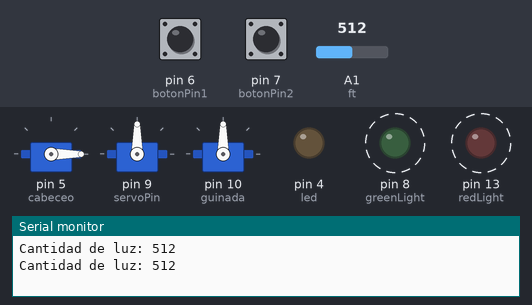
Bench run of a sketch on a simulated Arduino Uno, built with avr-gcc and run on an emulated ATmega328P. Shown: 3 × servo, output pins drawn as LEDs (lit = HIGH), the last lines printed to the serial monitor. Dashed ring = blinking. The inputs (shaded band) are chosen by the test bench; at power-on: A1 (ft) = 512, pin 6 (botonPin1) HIGH, pin 7 (botonPin2) HIGH.

Above: at 4.8 s.
4.9 s: A1 (ft) set to 210
8.4 s: A1 (ft) set to 185
At 10.4 s:
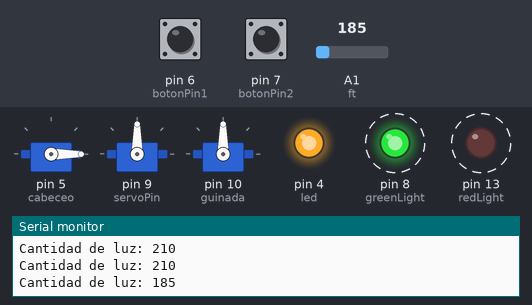
12.5 s: pin 6 (botonPin1) pulled LOW for 2.6 s
At 14.6 s:
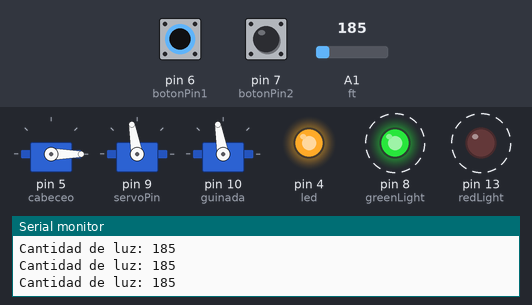
16.7 s: A1 (ft) set to 306
At 18.5 s:
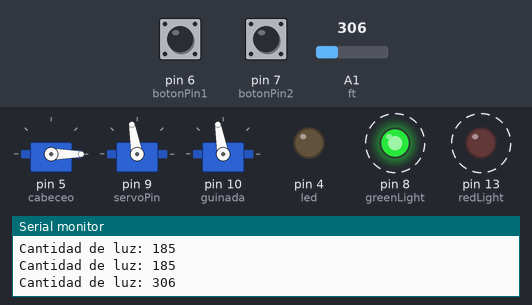
20.7 s: A1 (ft) set to 190
At 23.5 s:
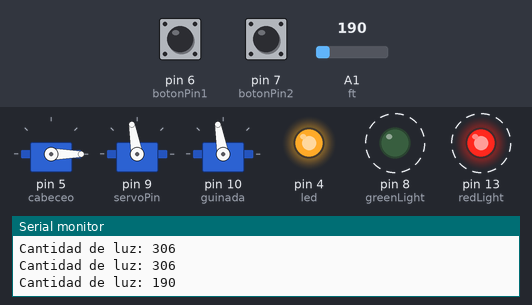
24.2 s: pin 6 (botonPin1) pulled LOW for 2.6 s
At 24.8 s:
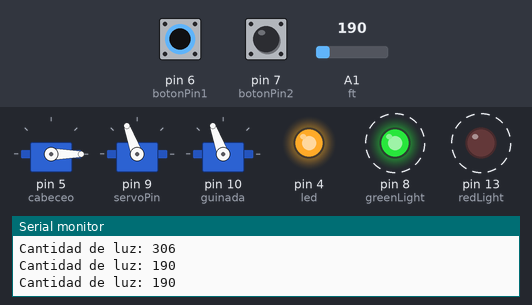
Timing chart, 0 to 30.1 s (numbered marks = the images above; inputs shaded):
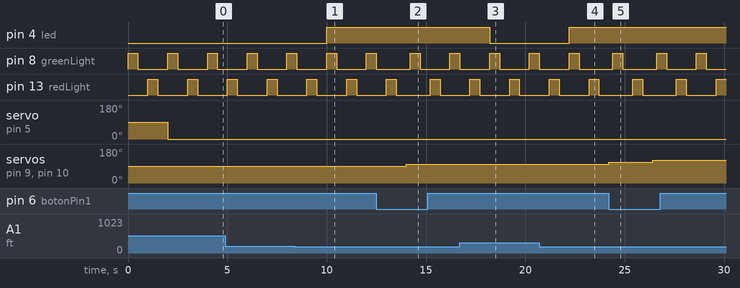

The sketch:

Prototipo_v3.1.ino
```cpp
#include <Servo.h>

Servo cabeceo;
Servo alabeo;
Servo guinada;

/*Variables definidas para funcion de iluminacion*/
int ft = 1;
int valorft = 0;
int led = 4;

/*Variables definidas para los sensor de inclinacion*/
int inclinacionDerecha = 2;
int inclinacionIzquierda = 11;

/*Variables definidas para funcion de pulsadores*/
int botonPin1 = 6; // Pin del primer pulsador (sentido horario)
int botonPin2 = 7; // Pin del segundo pulsador (sentido antihorario)

/*Variables definidas para las funciones de servomotor*/
int angulo = 90;   // Ángulo actual del servo "alabeo"
int anguloGuinada = 90;
int paso = 10;    // Paso de movimiento en grados
int pasoGuinada = 10;
bool sentidoHorario = true; // Variable para rastrear la dirección del movimiento del servo

/*Pines definidos para las luces de navegacion*/
int greenLight = 8;
int redLight = 13;

/*Alimentacion para alarma sonora*/
//int buzzerPin = 13;

/*Pin de lectura del infrarrojo*/
int infrarrojo = 13;

void setup() {
  /*Inicializacion del puerto Serial*/
  Serial.begin(9600);

  /*Configuracion de pines del sistema de iluminacion*/
  pinMode(ft, INPUT);
  pinMode(led, OUTPUT);

  /*Inicializacion de pines del sistema de inclinacion*/
  pinMode(inclinacionDerecha, INPUT);
  pinMode(inclinacionIzquierda, INPUT);

  /*Configuracion de servomotores*/
  cabeceo.attach(5); // Adjunta "cabeceo" al pin 5
  alabeo.attach(9); // Adjunta "alabeo" al pin 9
  guinada.attach(10); // Adjunta "guinada" al pin 10

  /*Configuracion de pines para el sistema de control por botones*/
  pinMode(botonPin1, INPUT_PULLUP); // Configura el primer pin del pulsador con resistencia pull-up interna
  pinMode(botonPin2, INPUT_PULLUP); // Configura el segundo pin del pulsador con resistencia pull-up interna

  /*Configuracion de pines de la funcion de alarma sonora*/
  pinMode(greenLight, OUTPUT);
  pinMode(redLight, OUTPUT);

  /*Inicizalizacion del pin infrarrojo como lectura digital*/
  pinMode(infrarrojo, INPUT);

  /*Inicializacion de pines de luz de navegacion como alimentacion*/
  pinMode(greenLight, OUTPUT);
  pinMode(redLight, OUTPUT);

  /*Inicializacion del pin buzzer como alimentacion*/
  //pinMode(buzzerPin, OUTPUT);

  alabeo.write(angulo); // Establece el ángulo inicial del servo "alabeo" a 90 grados
}


/* Funcion que envia pulsos definidos por tiempo para un buzzer.
* @param pin pin de coneccion al buzzer
* @param time tiempo de encendido y apagado
*/
void alarmaIntermitente(int pin, int timer){
  pinMode(pin, OUTPUT);
  digitalWrite(pin, HIGH);
  delay(timer);
  digitalWrite(pin, LOW);
  delay(timer);
}

/*Funcion que comprueba si el sensor detecta inclinacion en el umbral a la izquierda
* @param pinIzquierda corresponde al pin de lectura de estados digitales
*/
bool alarmaIzquierda(int pinIzquierda){
  bool inclinacion = false;
  if(pinIzquierda == HIGH){
    inclinacion = true;
  }
  return inclinacion;
}

/*Funcion que comprueba si el sensor detecta inclinacion en el umbral a la derecha
* @param pinDerecha corresponde al pin de lectura de estados digitales
*/
bool alarmaDerecha(int pinDerecha){
  bool inclinacion = false;
  if(pinDerecha == HIGH){
    inclinacion == true;
  }
  return inclinacion;
}

/* Funcion que alterna pulsos de iluminacion en dos leds que simula las navlights
* @param RIGHT corresponde al pin de LED rojo
* @param LEFT corresponde al pin de LED verde
* @param time corresponde al tiempo de intermitencia
*/
void navLights(int RIGHT, int LEFT, int timer){
  digitalWrite(RIGHT, HIGH);
  delay(timer);
  digitalWrite(RIGHT, LOW);
  delay(timer);
  digitalWrite(LEFT, HIGH);
  delay(timer);
  digitalWrite(LEFT, LOW);
  delay(timer);
}

/*Funcion que lee el estado digital del sensor de contacto infrarrojo
* @param pin es el pin de lectura digital del sensor
*/
bool sensorIR(int pin){
  bool contacto = false;
  if(digitalRead(pin) == true){
    contacto = true;
  }
  Serial.println(contacto);
  return contacto;
}

void loop() {
  /*Funcion de las luces de navegacion*/
  navLights(greenLight, redLight, 500);

  /*Funcion de iluminacion*/
  valorft = analogRead(ft);
  Serial.print("Cantidad de luz: ");
  Serial.println(valorft);

  /*Detector de proximidad y Alarma sonora*/
  int infrarrojoEstado = digitalRead(infrarrojo);

  if(infrarrojoEstado == HIGH){
    //alarmaIntermitente(buzzerPin, 500);
    cabeceo.write(45);
  }

  if (infrarrojoEstado == LOW) {
    cabeceo.write(0);
  }

  /*Accion de respuesta: Encendido de luz de pista*/
  if (valorft <= 200) {
    digitalWrite(led, HIGH);
  } else {
    digitalWrite(led, LOW);
  }

  // Lee el estado de los pulsadores
  int estadoBoton1 = digitalRead(botonPin1);
  int estadoBoton2 = digitalRead(botonPin2);

  // Si el primer pulsador está presionado y el servo no ha alcanzado su límite superior, gira 10 grados en sentido horario
  if (estadoBoton1 == LOW && angulo < 180) {
    angulo += paso; // Aumenta el ángulo en el paso definido
    alabeo.write(angulo); // Mueve "alabeo" al ángulo calculado

    anguloGuinada += pasoGuinada;
    guinada.write(anguloGuinada);

    sentidoHorario = true; // Establece el sentido del movimiento como horario
    delay(200); // Retardo para evitar rebotes del pulsador


  }

  // Si el segundo pulsador está presionado y el servo no ha alcanzado su límite inferior, gira 10 grados en sentido antihorario
  if (estadoBoton2 == LOW && angulo > 0) {
    angulo -= paso; // Disminuye el ángulo en el paso definido
    alabeo.write(angulo); // Mueve "alabeo" al ángulo calculado

    anguloGuinada -= pasoGuinada;
    guinada.write(anguloGuinada);

    sentidoHorario = false; // Establece el sentido del movimiento como antihorario
    delay(200); // Retardo para evitar rebotes del pulsador
  }
}
```

Light.c
```cpp
int lightSensor(int sensor_pin, int led_out){
    int sensorValue = analogRead(sensor_pin);

    if (sensorValue <= 200) {
        digitalWrite(led_out, HIGH);
    } else {
        digitalWrite(led_out, LOW);
    }
}
```

Origin.c
```cpp
#include <Servo.h>

Servo cabeceo;
Servo otroServo;

int ft = 1;
int valorft = 0;
int led = 4;
int trig = 2;
int echo = 3;
int tiempo;
int distancia;
int botonPin1 = 6; // Pin del primer pulsador (sentido horario)
int botonPin2 = 7; // Pin del segundo pulsador (sentido antihorario)
int servoPin = 9;  // Pin de control del servo "otroServo"
int angulo = 90;   // Ángulo actual del servo "otroServo"
int paso = 10;    // Paso de movimiento en grados
bool sentidoHorario = true; // Variable para rastrear la dirección del movimiento del servo

void setup() {
  pinMode(ft, INPUT);
  pinMode(led, OUTPUT);
  Serial.begin(9600);
  pinMode(trig, OUTPUT);
  pinMode(echo, INPUT);
  cabeceo.attach(5);
  otroServo.attach(servoPin); // Adjunta "otroServo" al pin correspondiente
  pinMode(botonPin1, INPUT_PULLUP); // Configura el primer pin del pulsador con resistencia pull-up interna
  pinMode(botonPin2, INPUT_PULLUP); // Configura el segundo pin del pulsador con resistencia pull-up interna

  otroServo.write(angulo); // Establece el ángulo inicial del servo "otroServo" a 90 grados
}

void loop() {
  valorft = analogRead(ft);
  Serial.print("Cantidad de luz: ");
  Serial.println(valorft);
  digitalWrite(trig, HIGH);
  delay(1);
  digitalWrite(trig, LOW);
  tiempo = pulseIn(echo, HIGH);
  distancia = tiempo / 58.2;
  Serial.print("Distancia colision: ");
  Serial.println(distancia);
  Serial.println();
  delay(500);

  if (distancia <= 50) {
    cabeceo.write(45);
  }
  if (distancia > 50) {
    cabeceo.write(0);
  }

  if (valorft <= 200) {
    digitalWrite(led, HIGH);
  } else {
    digitalWrite(led, LOW);
  }

  // Lee el estado de los pulsadores
  int estadoBoton1 = digitalRead(botonPin1);
  int estadoBoton2 = digitalRead(botonPin2);

  // Si el primer pulsador está presionado y el servo no ha alcanzado su límite superior, gira 10 grados en sentido horario
  if (estadoBoton1 == LOW && angulo < 180) {
    angulo += paso; // Aumenta el ángulo en el paso definido
    otroServo.write(angulo); // Mueve "otroServo" al ángulo calculado
    sentidoHorario = true; // Establece el sentido del movimiento como horario
    delay(200); // Retardo para evitar rebotes del pulsador
  }

  // Si el segundo pulsador está presionado y el servo no ha alcanzado su límite inferior, gira 10 grados en sentido antihorario
  if (estadoBoton2 == LOW && angulo > 0) {
    angulo -= paso; // Disminuye el ángulo en el paso definido
    otroServo.write(angulo); // Mueve "otroServo" al ángulo calculado
    sentidoHorario = false; // Establece el sentido del movimiento como antihorario
    delay(200); // Retardo para evitar rebotes del pulsador
  }
}
```

Proximity.c
```cpp
float proximitySensor(int trigger, int echo){
    digitalWrite(trigger, HIGH);
    delay(1);
    digitalWrite(trigger, LOW);
    int tiempo = pulseIn(echo, HIGH);
    float distancia = tiempo / 58.2;
	  Serial.println(distancia);

    return distancia;
}

void servo_proximy(int distancia){
  if (distancia <= 50) {
    //ServoID.write(45);
    Serial.println("SERVO 45");
  }
  if (distancia > 50) {
    //ServoID.write(0);
    Serial.println("SERVO 0");
  }
}
```

analogRead.c
```cpp
int analog_read(int pin){
   int sensorValue = analogRead(pin);

   return sensorValue;
}
```

respaldo.c
```cpp
/*NOTAS GENERALES
CODIGO ELABORADO POR: HERMAN EMMANUEL R. CRUZ, FERNANDO JIMENEZ ZAMORA
UNIVERSIDAD AERONAUTICA EN QUERETARO
ING. EN DISEÑO MECANICO AERONAUTICO
CONTROL DE MOTORES ELECTRICOS
GRUPO 11A 2024-2
*/

/*NOTAS DE DOCUMENTACION
*   Documentacion basada en el formato de definicion y descpricpcion JAVADOC.
*   Describa las variables con "@local @var" o bien "@global @var"
*   Describa los parametros de funcion con "@param"
*   Describa la salida de una funcion con "@return"
*   No se requiere la implementacion de clases
*   La descripcion de autores y versiones no está definida por JAVADOC. Consulte notas generales
*/

/* NOTAS DE LA VERSION
* Añadidos sensor secundario y tercer servomotor
* Añadida documentacion
* Por terminar: Programacion del tercer servo con sensor
* Corregir funcion de sensor de luz
* Comprobar logica
*/

#include <Servo.h>

Servo cabeceo;
Servo otroServo;
Servo guinada;

int ft = 1;
int valorft = 0;
int led = 4;
int trig = 2;
int echo = 3;
int tiempo;
int distancia;
int botonPin1 = 6; // Pin del primer pulsador (sentido horario)
int botonPin2 = 7; // Pin del segundo pulsador (sentido antihorario)
int servoPin = 9;  // Pin de control del servo "otroServo"
int angulo = 90;   // Ángulo actual del servo "otroServo"
int paso = 10;    // Paso de movimiento en grados
bool sentidoHorario = true; // Variable para rastrear la dirección del movimiento del servo

/*ARDUINO FUNCTIONS: Initialize variables and pinmodes*/
void setup() {
  Serial.begin(9600); //Iniciar Serial
  /*Sensor de iluminacion*/
  pinMode(ft, INPUT); //Fotorresistencia. Modo lectura
  pinMode(led, OUTPUT); //Alimentacion de LED alarma. Modo salida

  /*Sensor de proximidad*/
  pinMode(trig, OUTPUT);/*Pulso para el trigger*/
  pinMode(echo, INPUT); /*Lectura de datos. Pin echo*/

  /*Configuraciones de servomotor*/
  cabeceo.attach(5);
  otroServo.attach(servoPin); // Adjunta "otroServo" al pin correspondiente

  /*Configuraciones de control UI (user interface)*/
  pinMode(botonPin1, INPUT_PULLUP); // Configura el primer pin del pulsador con resistencia pull-up interna
  pinMode(botonPin2, INPUT_PULLUP); // Configura el segundo pin del pulsador con resistencia pull-up interna

  otroServo.write(angulo); // Establece el ángulo inicial del servo "otroServo" a 90 grados
}

/*TEST MODE: Function that only reads an analog lecture from an analog pin connected to sensor
*   @param pin reads an analog pin
*   @return sensorValue returns a value in a range between 0-1023
*/
int analog_read(int pin){
   int sensorValue = analogRead(pin);
   return sensorValue;
}

/*TEST MODE: Function that read and print angular position of all servos
*   @param none
*   @returns none
*/
void servoPosition(){
  Serial.println(cabeceo.read());
  Serial.println(otroServo.read());
  Serial.println(guinada.read());
}

/*Function that read sensor value and turns on a LED. Reusable
*   @Param sensor_pin: input parameter of an analog sensor pin. Reads Pin number
*   @Param led_out: pin output. Dynamic supply for LED. Pin number*/
int lightSensor(int sensor_pin, int led_out){
    int sensorValue = analogRead(sensor_pin);

    if (sensorValue <= 200) {
        digitalWrite(led_out, HIGH);
    } else {
        digitalWrite(led_out, LOW);
    }
}

/*Function that read proximity sensor value and calculate distance of proximity
*DEVNOTES: Esta funcion es reutilizable. Devuelve la distancia para cada sensor configurado
*   @param trigger reads trigger value from sensor. Defined as pin number
*   @param echo reads echo value from sensor
*   @local @var tiempo stores the value of time of a sonic echo
    @local @var distancia stores the value of distance calculated by D = T/V
*   @return distancia value of calculated distance. Float type.
*/
float proximitySensor(int trigger, int echo){
    digitalWrite(trigger, HIGH);
    delay(1);
    digitalWrite(trigger, LOW);
    int tiempo = pulseIn(echo, HIGH);
    float distancia = tiempo / 58.2;
	  Serial.println(distancia);

    return distancia;
}

/*Function that initialize an action if true conditions: detected an object*/
/*DEVNOTES: Funcion no reutilizable*/
void cabeceoAction(int distancia){
  if (distancia <= 50) {
    cabeceo.write(45);
    //Serial.println("SERVO 45");
  }
  if (distancia > 50) {
    cabeceo.write(0);
    //cabeceo.println("SERVO 0");
  }
}

void loop(){
  int estadoBoton1 = digitalRead(botonPin1);
  int estadoBoton2 = digitalRead(botonPin2);

    lightSensor(ft, led);
    cabeceoAction(proximitySensor(trig, echo));

  // Si el primer pulsador está presionado y el servo no ha alcanzado su límite superior, gira 10 grados en sentido horario
  if (estadoBoton1 == LOW && angulo < 180) {
    angulo += paso; // Aumenta el ángulo en el paso definido
    otroServo.write(angulo); // Mueve "otroServo" al ángulo calculado
    sentidoHorario = true; // Establece el sentido del movimiento como horario
    delay(200); // Retardo para evitar rebotes del pulsador
  }

  // Si el segundo pulsador está presionado y el servo no ha alcanzado su límite inferior, gira 10 grados en sentido antihorario
  if (estadoBoton2 == LOW && angulo > 0) {
    angulo -= paso; // Disminuye el ángulo en el paso definido
    otroServo.write(angulo); // Mueve "otroServo" al ángulo calculado
    sentidoHorario = false; // Establece el sentido del movimiento como antihorario
    delay(200); // Retardo para evitar rebotes del pulsador
  }
}
```

testMode.c
```cpp

```

Measured:
- the behaviour switches between 201 and 200 on A1 (ft) (found by bisection; images 0 and 1)
- after the input at 8.4 s, pin 4 (led): LOW → HIGH after 1.6 s
- after the input at 12.5 s, servo on pin 9 (servoPin), servo on pin 10 (guinada): 90° → 100° after 1.5 s
- after the input at 16.7 s, pin 4 (led): HIGH → LOW after 1.5 s
- after the input at 20.7 s, pin 4 (led): LOW → HIGH after 1.5 s
- after the input at 24.2 s, servo on pin 9 (servoPin), servo on pin 10 (guinada): 100° → 110° at once, → 120° 2.2 s later
- by itself, pin 8 (greenLight), pin 13 (redLight): alternates HIGH for 0.50 s and LOW for 1.6 s
